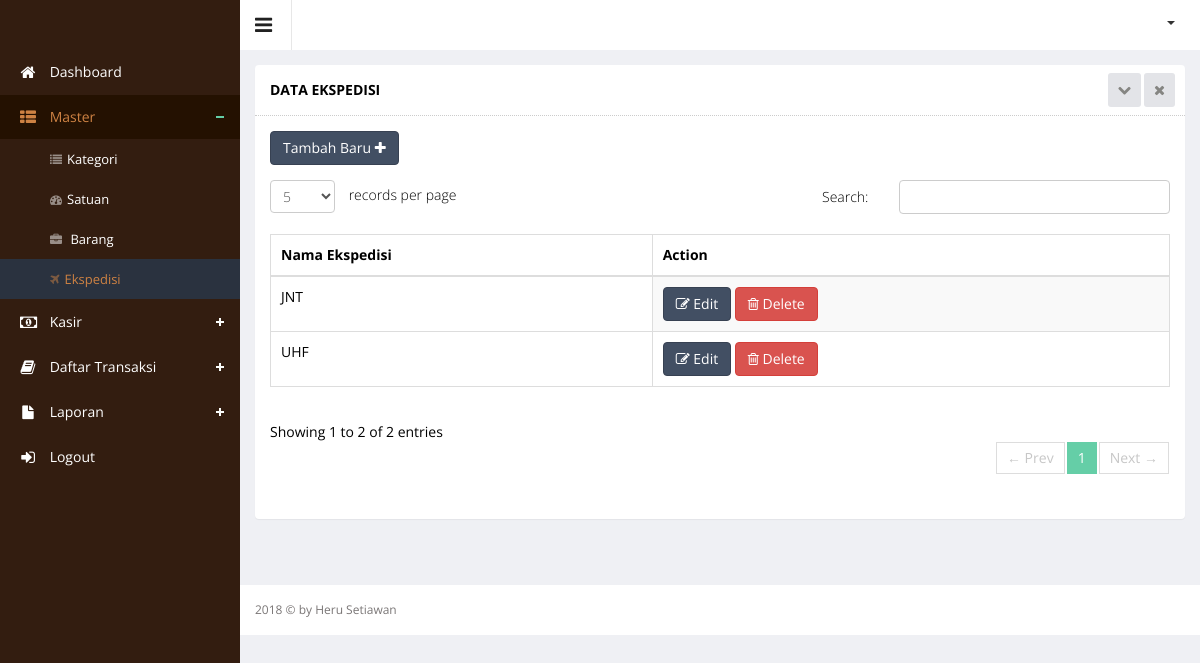
The page /index.php?hal=master/ekspedisi/list (signed in) on the database as committed earlier.
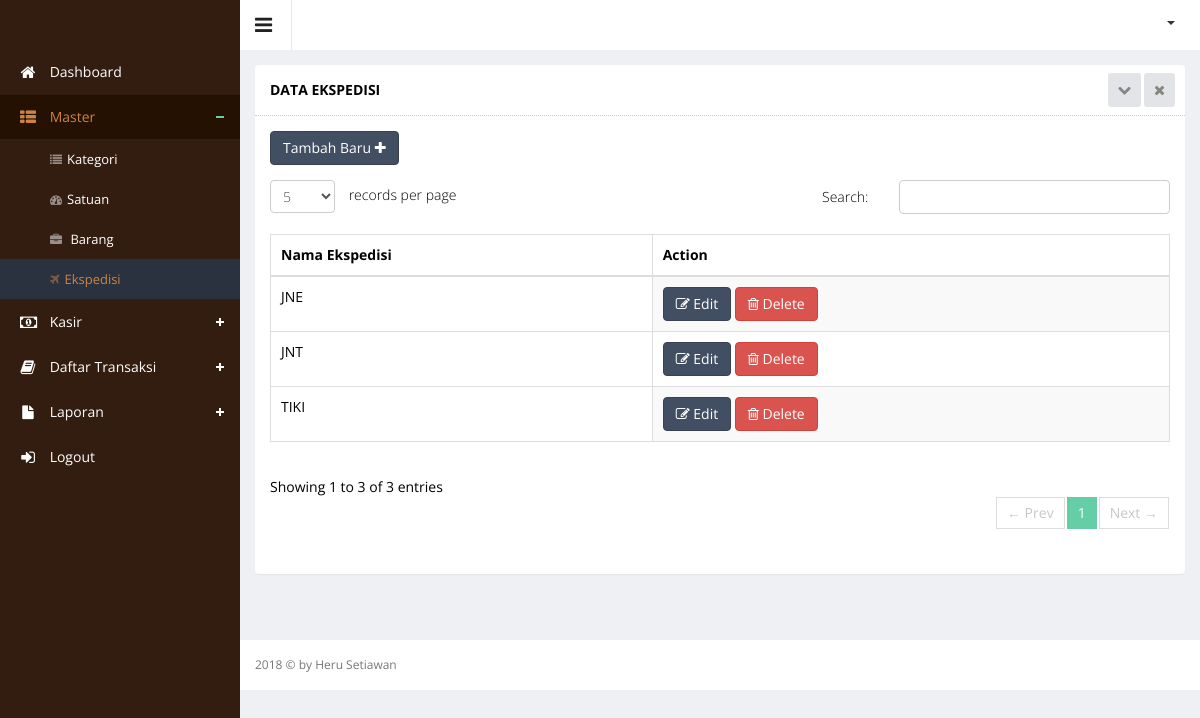
The same page on the database as committed later.
### tables this page shows
CREATE TABLE `ekspedisi` (
  `id_ekspedisi` int(5) NOT NULL,
  `nmekspedisi` varchar(30) NOT NULL
);

### master/ekspedisi/list.php (the view, shortened to what this page needs)
<div class="wrapper">
    <div class="row">
        <div class="col-sm-12">
            <section class="panel">
                <header class="panel-heading">
                    Data Ekspedisi
                    <span class="tools pull-right">
                        <a href="javascript:;" class="fa fa-chevron-down"></a>
                        <a href="javascript:;" class="fa fa-times"></a>
                     </span>
                </header>
                <div class="panel-body">
                    <div class="adv-table editable-table ">
                        <div class="clearfix">
                            <div class="btn-group">
                                <a href="?hal=master/ekspedisi/add">
                                    <button data-toggle="modal" class="btn btn-primary">
                                        Tambah Baru <i class="fa fa-plus"></i>
                                    </button>
                                </a>
                            </div>
                        </div>
                        <table class="table table-striped table-hover table-bordered" id="editable-sample">
                            <thead>
                            <tr>
                                <th>Nama Ekspedisi</th>
                                <th>Action</th>
                            </tr>
                            </thead>
                            <tbody>
                            <?php
                            $queryEkspedisi = $connect->query("SELECT * FROM ekspedisi ORDER BY id_ekspedisi DESC");
                            while ($rowEkspedisi = mysqli_fetch_array($queryEkspedisi)) {
                                ?>
                                <tr class="">
                                    <td><?php echo $rowEkspedisi['nmekspedisi']; ?></td>
                                    <td>
                                        <a href="?hal=master/ekspedisi/edit&id=<?php echo $rowEkspedisi['id_ekspedisi']; ?>">
                                            <button class="btn btn-primary" type="submit"><i class="fa fa-edit"></i>
                                                Edit
                                            </button>
                                        </a>
                                        <a href="?hal=master/ekspedisi/list&hapus=<?php echo $rowEkspedisi['id_ekspedisi']; ?>">
                                            <button class="btn btn-danger" type="submit" name="hapus"><i
                                                        class="fa fa-trash-o"></i> Delete
                                            </button>
                                        </a>
                                    </td>
                                </tr>
                            <?php } ?>
                            </tbody>
                        </table>
                    </div>
                </div>
            </section>
        </div>
    </div>
</div>

Rows that differ between the two databases and show on the page:
added ekspedisi: nmekspedisi "JNE"
changed ekspedisi: nmekspedisi "UHF" → "TIKI"
Other text that changed with them:
text written by a page script: "records per page Search: Showing 1 to 2 of 2 entries ← Prev 1 Next →" → "records per page Search: Showing 1 to 3 of 3 entries ← Prev 1 Next →"
